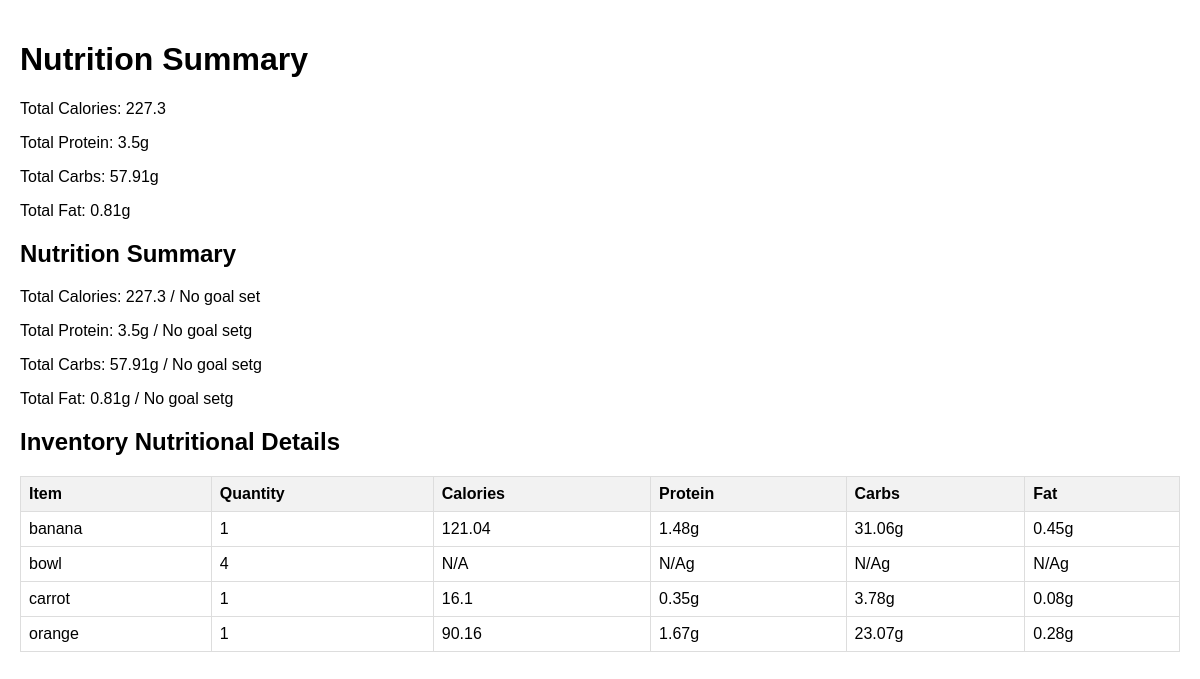
Page /nutrition_summary (signed in) on the committed database.
### src/models.py (models this page shows, shortened)
class User(UserMixin, db.Model):
    id = db.Column(db.Integer, primary_key=True)
    username = db.Column(db.String(64), unique=True, nullable=False)
    password_hash = db.Column(db.String(128))
    dietary_preference = db.Column(db.String(64))
    calorie_goal = db.Column(db.Integer)
    protein_goal = db.Column(db.Integer)
    carb_goal = db.Column(db.Integer)
    fat_goal = db.Column(db.Integer)

### src/main.py (the view)
@app.route('/nutrition_summary')
@login_required
def nutrition_summary():
    inventory = inventory_manager.get_inventory(current_user.id)
    total_nutrition = inventory_manager.get_total_nutrition(current_user.id)
    return render_template('nutrition_summary.html',
                           nutrition=total_nutrition,
                           inventory=inventory)

### src/inventory/inventory_manager.py (called while the page is built)
    def get_inventory(self, user_id):
        inventory = self.inventories.get(str(user_id), {})
        print(f"Debug: Inventory for user {user_id}: {inventory}")  # Add this debug print
        return inventory

    def get_total_nutrition(self, user_id):
        inventory = self.get_inventory(user_id)
        total_nutrition = {
            'calories': 0,
            'protein': 0,
            'carbs': 0,
            'fat': 0
        }
        for item, details in inventory.items():
            if details.get('nutritional_info'):
                nutrition = details['nutritional_info']
                quantity = details['quantity']
                total_nutrition['calories'] += nutrition.get('nf_calories', 0) * quantity
                total_nutrition['protein'] += nutrition.get('nf_protein', 0) * quantity
                total_nutrition['carbs'] += nutrition.get('nf_total_carbohydrate', 0) * quantity
                total_nutrition['fat'] += nutrition.get('nf_total_fat', 0) * quantity
        return total_nutrition

### src/main.py (called while the page is built)
@login_manager.user_loader
def load_user(user_id):
    if user_id.isdigit():
        return db.session.get(User, int(user_id))
    else:
        return User.query.filter_by(username=user_id).first()

### src/templates/nutrition_summary.html (shortened to what this page needs)
<!DOCTYPE html>
<html lang="en">
<head>
</head>
<body>
    <h1>Nutrition Summary</h1>
    <div class="nutrition-summary">
        <p>Total Calories: {{ nutrition.calories|round(2) }}</p>
        <p>Total Protein: {{ nutrition.protein|round(2) }}g</p>
        <p>Total Carbs: {{ nutrition.carbs|round(2) }}g</p>
        <p>Total Fat: {{ nutrition.fat|round(2) }}g</p>
    </div>
    <h2>Nutrition Summary</h2>
    <div class="nutrition-summary">
        <p>Total Calories: {{ nutrition.calories|round(2) }} / {{ current_user.calorie_goal or 'No goal set' }}</p>
        <p>Total Protein: {{ nutrition.protein|round(2) }}g / {{ current_user.protein_goal or 'No goal set' }}g</p>
        <p>Total Carbs: {{ nutrition.carbs|round(2) }}g / {{ current_user.carb_goal or 'No goal set' }}g</p>
        <p>Total Fat: {{ nutrition.fat|round(2) }}g / {{ current_user.fat_goal or 'No goal set' }}g</p>
    </div>
    <h2>Inventory Nutritional Details</h2>
    <table>
        <tr>
            <th>Item</th>
            <th>Quantity</th>
            <th>Calories</th>
            <th>Protein</th>
            <th>Carbs</th>
            <th>Fat</th>
        </tr>
        {% for item, details in inventory.items() %}
        <tr>
            <td>{{ item }}</td>
            <td>{{ details.quantity }}</td>
            <td>{{ details.nutritional_info.nf_calories|round(2) if details.nutritional_info else 'N/A' }}</td>
            <td>{{ details.nutritional_info.nf_protein|round(2) if details.nutritional_info else 'N/A' }}g</td>
            <td>{{ details.nutritional_info.nf_total_carbohydrate|round(2) if details.nutritional_info else 'N/A' }}g</td>
            <td>{{ details.nutritional_info.nf_total_fat|round(2) if details.nutritional_info else 'N/A' }}g</td>
        </tr>
        {% endfor %}
    </table>
</body>
</html>

### src/templates/nutrition_summary.html (style rules this page uses)
body { font-family: Arial, sans-serif; margin: 0; padding: 20px; }
table { border-collapse: collapse; width: 100%; }
th, td { border: 1px solid #ddd; padding: 8px; text-align: left; }
th { background-color: #f2f2f2; }

### rows in the picture
User: calorie_goal "No goal set", protein_goal "No goal set", carb_goal "No goal set", fat_goal "No goal set"

### other values in the picture
{{ nutrition.calories|round(2) }} "227.3"
{{ nutrition.protein|round(2) }} "3.5"
{{ nutrition.carbs|round(2) }} "57.91"
{{ nutrition.fat|round(2) }} "0.81"
{{ item }} "banana" "bowl" "carrot" "orange"
{{ details.quantity }} "1" "4" "1" "1"
